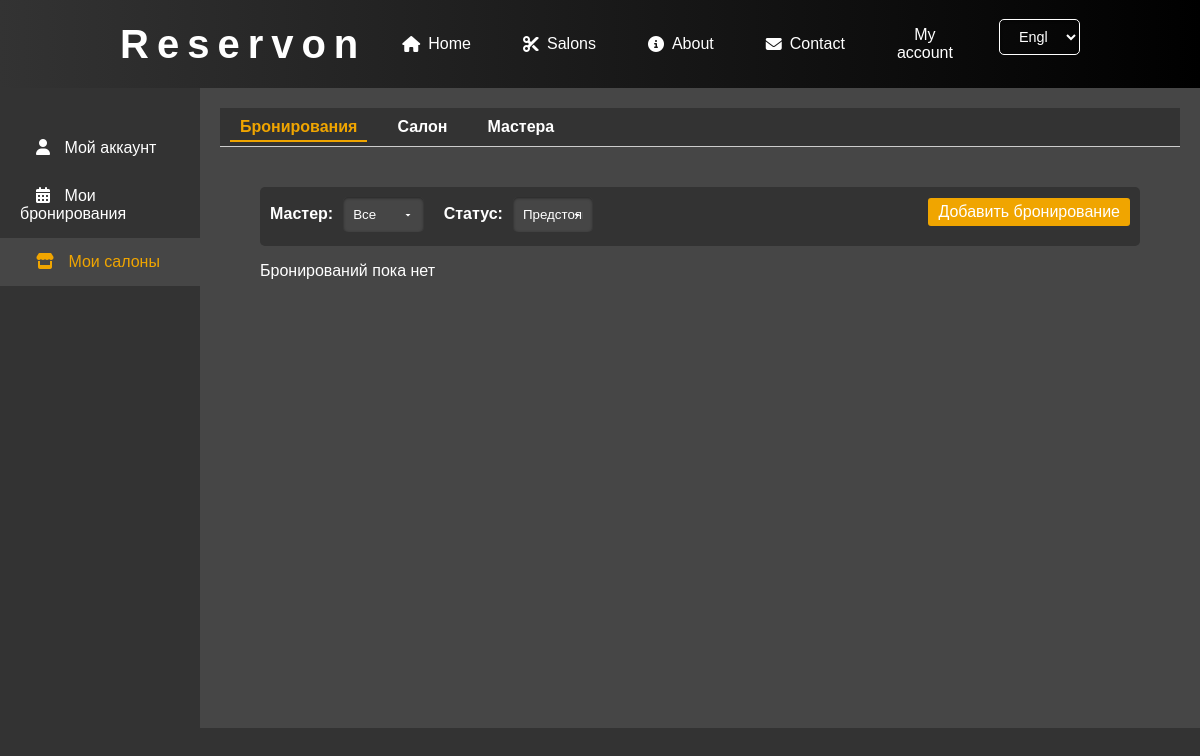
Page /account/bookings/ (signed in) on the earlier database version.
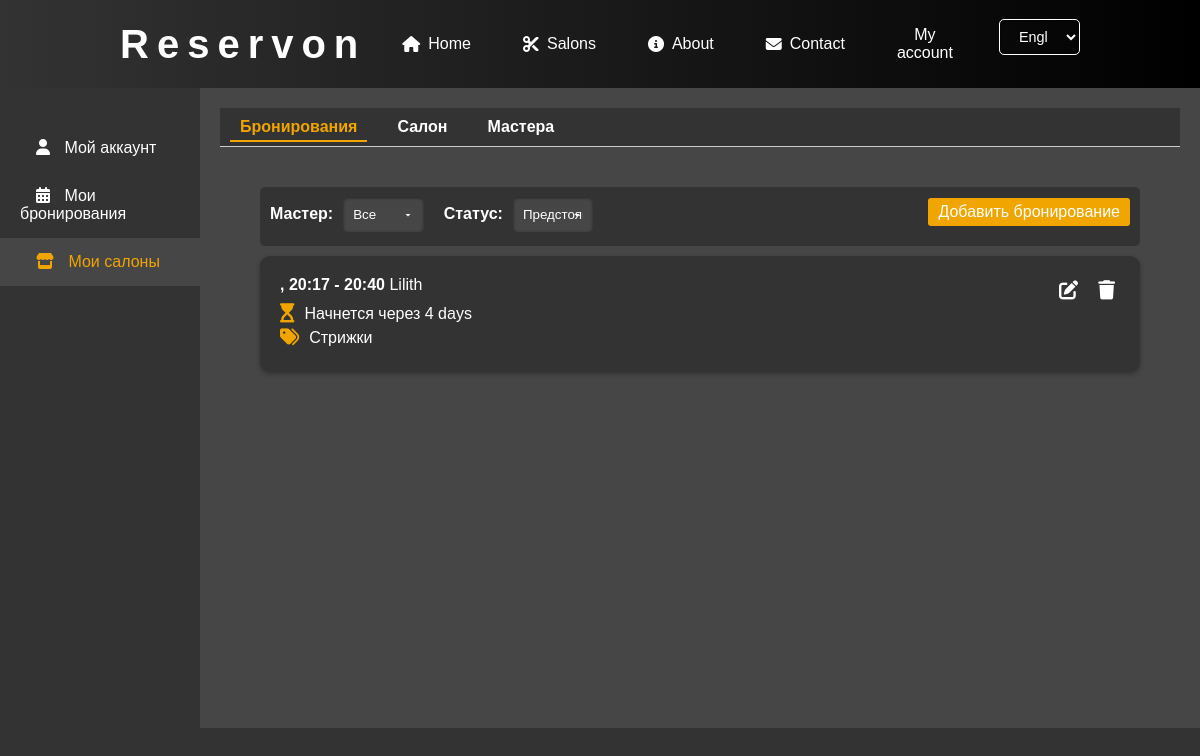
Same page on the later database version.
### salons/models.py (models this page shows, shortened)
class Appointment(models.Model):
    salon = models.ForeignKey(Salon, on_delete=models.CASCADE)
    user = models.ForeignKey(User, on_delete=models.CASCADE, null=True, blank=True)
    start_datetime = models.DateTimeField()
    end_datetime = models.DateTimeField(null=True, blank=True)
    barbers = models.ManyToManyField(
        Barber,
        through='AppointmentBarberService',
        related_name='appointments'
    )

class AppointmentBarberService(models.Model):
    appointment = models.ForeignKey(Appointment, on_delete=models.CASCADE, related_name='barber_services')
    barber = models.ForeignKey(Barber, on_delete=models.SET_NULL, null=True, blank=True, related_name='appointmentbarberservice')
    services = models.ManyToManyField(Service)
    start_datetime = models.DateTimeField()
    end_datetime = models.DateTimeField()

class Barber(models.Model):
    salon = models.ForeignKey(Salon, on_delete=models.CASCADE, related_name='barbers')
    user = models.OneToOneField(User, on_delete=models.SET_NULL, null=True, blank=True)
    name = models.CharField(max_length=100)
    avatar = models.ImageField(upload_to='salons/barbers', blank=True, null=True)
    description = models.TextField(blank=True, null=True)
    categories = models.ManyToManyField(ServiceCategory, related_name='barbers')  # Add this line
    def __str__(self):
        return f"{self.name} ({self.salon.name})"

class Service(models.Model):
    STATUS_CHOICES = [
        ('active', 'Active'),
        ('suspend', 'Suspend'),
    ]
    name = models.CharField(max_length=100)
    image = models.ImageField(upload_to='salons/services', blank=True, null=True)
    price = models.DecimalField(max_digits=8, decimal_places=2)
    duration = models.DurationField()
    salon = models.ForeignKey(Salon, on_delete=models.CASCADE, related_name='services')
    category = models.ForeignKey(ServiceCategory, on_delete=models.SET_NULL, null=True, blank=True, related_name='services')
    status = models.CharField(
        max_length=10,
        choices=STATUS_CHOICES,
        default='active',
        verbose_name="Status"
    )
    def __str__(self):
        return self.name

class ServiceCategory(models.Model):
    name = models.CharField(max_length=100, unique=True)  # Название категории
    default_duration = models.IntegerField('Default duration (minutes)', default=15)

### account/views.py (the view)
# urls.py: path('bookings/', views.manage_bookings, name='manage_bookings'),
@login_required
def manage_bookings(request):
    user = request.user
    salons = user.administered_salons.all()
    if not salons.exists():
        return render(request, 'account/no_salons.html')
    salon_id = request.GET.get('salon_id')
    if salon_id:
        selected_salon = get_object_or_404(Salon, id=salon_id, admins=user)
    else:
        selected_salon = salons.first()
    appointments = Appointment.objects.filter(salon=selected_salon)
    barber_id = request.GET.get('barber')
    status = request.GET.get('status', 'upcoming')  # По умолчанию 'upcoming'
    if barber_id:
        appointments = appointments.filter(barber_services__barber_id=barber_id)
    if status == 'past':
        appointments = appointments.filter(end_datetime__lt=timezone.now())
    elif status == 'upcoming':
        appointments = appointments.filter(start_datetime__gte=timezone.now())
    appointments = appointments.distinct()
    appointments = appointments.order_by('start_datetime')
    paginator = Paginator(appointments, 10)
    page_number = request.GET.get('page')
    page_obj = paginator.get_page(page_number)
    barbers = Barber.objects.filter(salon=selected_salon)
    booking_form = AdminBookingForm()
    context = {
        'appointments': page_obj,
        'barbers': barbers,
        'selected_salon': selected_salon,
        'salons': salons,
        'active_menu': 'bookings',
        'active_sidebar': 'salons',
        'now': timezone.now(),
        'booking_form': booking_form,
    }
    return render(request, 'account/manage_bookings.html', context)

### account/templates/account/manage_bookings.html (shortened to what this page needs)
{% extends "account/account_base.html" %}
{% load custom_filters %}
{% load static %}
{% block page_content %}
<div class="bookings-container">
    <form method="get" class="filter-form">
        <div class="filter-fields">
            <label for="barber">Мастер:</label>
            <select name="barber" id="barber"  onchange="this.form.submit()">
                <option value="">Все</option>
            </select>
            <label for="status">Статус:</label>
            <select name="status" id="status"  onchange="this.form.submit()">
                <option value="upcoming" {% if request.GET.status == 'upcoming' or request.GET.status == None %}selected{% endif %}>Предстоящие</option>
            </select>
        </div>
          <button type="button" class="btn btn-primary" data-toggle="modal" data-target="#addBookingModal">
            Добавить бронирование
          </button>
        </form>
                        {% include "account/add_booking.html" with form=booking_form selected_salon=selected_salon %}
    {% for appointment in appointments %}
        {% if appointment.id %}
    <div class="booking-card"  onclick="window.location.href=`{% url 'edit_booking' appointment.id %}`">
        <div class="booking-info">
           <span class="booking-time">{{ appointment.start_datetime|format_date_localized }}, {{ appointment.start_datetime|time:"H:i" }} - {{ appointment.end_datetime|time:"H:i" }}</span>
           {% for barber_service in appointment.barber_services.all %}
                    {{ barber_service.barber.name }}{% if not forloop.last %}, {% endif %}
                {% endfor %}
            {% with time_diff=appointment.start_datetime|timeuntil:now %}
            {% if appointment.start_datetime > now %}
                <p>
                    <i class="fas fa-hourglass-start"></i>
                    <span class="booking-countdown">Начнется через {{ time_diff }}</span>
                </p>
            {% else %}
                <p>
                    <i class="fas fa-hourglass-end"></i>
                    <span class="booking-countdown">Уже началось</span>
                </p>
            {% endif %}
        {% endwith %}
        {% if appointment.barber_services.exists %}
        {% for barber_service in appointment.barber_services.all %}
            {% if barber_service.services.exists %}
                {% for service in barber_service.services.all %}
                    {% if service.category %}
                        <p>
                            <i class="fas fa-tags"></i>
                            <span class="booking-categories">{{ service.category.name }}</span>
                        </p>
                    {% endif %}
                {% endfor %}
            {% endif %}
        {% endfor %}
    {% endif %}
        </div>
        <div class="booking-actions">
            <a href="{% url 'edit_booking' appointment.id %}" class="action-button" title="Редактировать"><i class="fas fa-edit"></i></a>
            <a href="{% url 'delete_booking' appointment.id %}" class="action-button" title="Удалить"><i class="fas fa-trash"></i></a>
        </div>
    </div>
    {% else %}
        <p>Ошибка: бронирование без идентификатора.</p>
    {% endif %}
        {% empty %}
        <p>Бронирований пока нет</p>
    {% endfor %}
</div>
{% endblock %}

### account/templates/account/account_base.html (shortened to what this page needs)
{% extends "base.html" %}
{% load static %}
{% block content %}
<link rel="stylesheet" href="{% static 'account/css/unified.css' %}">
<div class="dashboard-container">
    <nav class="sidebar">
        <ul>
            <li class="{% if active_sidebar == 'account' %}active{% endif %}"><a href="#"><i class="fas fa-user"></i> Мой аккаунт</a></li>
            <li class="{% if active_sidebar == 'my_bookings' %}active{% endif %}"><a href="#"><i class="fas fa-calendar-alt"></i> Мои бронирования</a></li>
            <li class="{% if active_sidebar == 'salons' %}active{% endif %}"><a href="{% url 'account_dashboard' %}"><i class="fas fa-store"></i> Мои салоны</a></li>
        </ul>
    </nav>
    <div class="main-content">
        <div class="top-menu">
            <ul>
                <li class="{% if active_menu == 'bookings' %}active{% endif %}"><a href="{% url 'manage_bookings' %}">Бронирования</a></li>
                <li class="{% if active_menu == 'salon' %}active{% endif %}"><a href="{% url 'account_dashboard' %}">Салон</a></li>
                <li class="{% if active_menu == 'salon_masters' %}active{% endif %}"><a href="{% url 'salon_masters' %}">Мастера</a></li>
            </ul>
        </div>
        <div class="page-content">
            {% block page_content %}{% endblock %}
        </div>
    </div>
</div>
<link href="https://cdn.jsdelivr.net/npm/select2@4.1.0-rc.0/dist/css/select2.min.css" rel="stylesheet" />
<link rel="stylesheet" href="https://cdn.jsdelivr.net/npm/flatpickr/dist/flatpickr.min.css">
{% endblock %}

### main/templates/base.html (shortened to what this page needs)
{% load static %}
<!DOCTYPE html>
<html lang="en">
  <head>
    <link rel="stylesheet" href="{% static 'main/css/main.css' %}">
    <link rel="stylesheet" href="{% static 'main/css/header.css' %}">
    <link rel="stylesheet" href="{% static 'main/css/section.css' %}">
    <link rel="stylesheet" href="{% static 'account/css/account.css' %}">
    <link rel="stylesheet" href="{% static 'account/css/manage_bookings.css' %}">
    <link rel="stylesheet" href="{% static 'account/css/dashboard.css' %}">
    <link rel="stylesheet" href="{% static 'account/css/edit_booking.css' %}">
  </head>
  <body>
    <header>
      {% include "main/header.html" %}
    </header>
    <main>
      {% block content %} {% endblock %}
    </main>
  </body>
</html>

### main/templates/main/header.html (shortened to what this page needs)
{% load i18n %}
{% get_current_language as LANGUAGE_CODE %}
{% get_available_languages as LANGUAGES %}
{% get_language_info_list for LANGUAGES as languages %}
<div class="header-container">
  <div class="logo">
    <h1><a href="/">Reservon</a></h1>
  </div>
  <nav class="navigation" id="navigation">
    <ul>
      <li><a href="/"><i class="fa-solid fa-house"></i> {% trans "Home" %}</a></li>
      <li><a href="/salons/"><i class="fas fa-cut"></i> {% trans "Salons" %}</a></li>
      <li><a href="/about/"><i class="fas fa-info-circle"></i> {% trans "About" %}</a></li>
      <li><a href="/contact/"><i class="fas fa-envelope"></i> {% trans "Contact" %}</a></li>
    </ul>
    <div class="auth-buttons">
      {% if user.is_authenticated %}
          <a href="/account/bookings/"><span class="user-name">{% trans "My account" %}</span></a>
      {% else %}
        <a href="#" class="btn login-btn" onclick="openAuthModal('login')"><i class="fa-solid fa-user"></i>{% trans "Login" %}</a>
      {% endif %}
      <form action="{% url 'set_language' %}" method="post" class="language-switcher">
        <select name="language" onchange="this.form.submit()">
          {% for language in languages %}
            <option value="{{ language.code }}" {% if language.code == LANGUAGE_CODE %}selected{% endif %}>
              {{ language.name_local }}
            </option>
          {% endfor %}
        </select>
      </form>
    </div>
  </nav>
</div>

### account/templates/account/add_booking.html (shortened to what this page needs)
{% load static %}
<link rel="stylesheet" href="{% static 'account/css/add_booking.css' %}">

Differences in the rows shown:
added Appointment: start_datetime "20:17", end_datetime "20:40", appointment "4 days"
added AppointmentBarberService: barber.name "Lilith"
now on this page (row unchanged): Service: category.name "Стрижки"
Other differences:
text no longer shown: "Бронирований пока нет"
